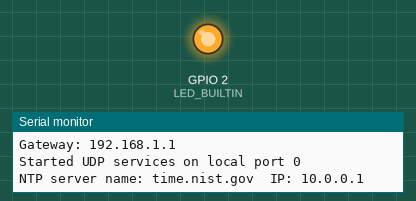
Bench run of a sketch on a simulated ESP8266 (NodeMCU). Parts: output pins drawn as LEDs (lit = HIGH, except the on-board LED, lit = LOW), the last lines printed to the serial monitor. WiFi joins after 1.5 s; servers stay silent unless stated; not simulated (calls return 0 or success): WifiConnect.h.

Above: at 2.0 s.
At 7.7 s:
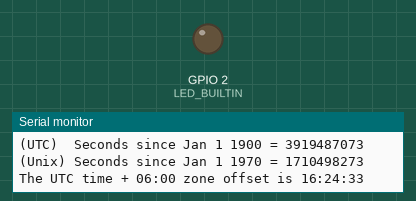
Timing chart, 0 to 16.5 s (numbered marks = the images above):
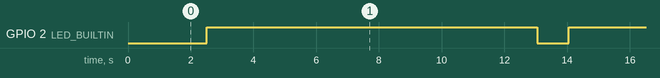

Measured:
- by itself, GPIO 2 (LED_BUILTIN): alternates HIGH for 10.5 s and LOW for 1.0 s

The sketch:

NetworkTimeProtocol.ino
```cpp
// -----------------------------------------------------------------------------
// -----------------------------------------------< NetworkTimeProtocol.ino >---
// -----------------------------------------------------------------------------
//
// PROJECT: Arduino development for the ESP8266 custom temperature sensor board.
//
// PURPOSE: Retrieve the current time using Network Time Protocol (NTP).
//
// AUTHOR:  Scott Vance
//
// NOTES:   NTP communicates over the network using UDP.  Unlike TCP, UDP does
//          not use a persistent connection.  A client sends a request message
//          to a server, but does not suspend waiting for a response.  If there
//          is no response in some arbitrary (but fixed) interval, the client
//          simply sends another request.  For its part, the NTP server sends a
//          response to the client whenever it is ready.
//
//          With UDP there is no guarantee that either the request or the
//          response will reach their destination, and no way to know whether
//          or not they arrived.
//
// HISTORY:
// --------- ----------- - -----------------------------------------------------
// 20Feb2019 Scott Vance - Initial development.
//
// -----------------------------------------------------------------------------


#include <ESP8266WiFi.h>         // Basic wifi connection services.
#include <WiFiUdp.h>             // NTP messages are transmitted over UDP.
#include <WifiConnect.h>         // Wifi network ID and credentials.
#include <assert.h>              // Assert statements


bool        WiFiConnected = false;

// The port that an NTP server listens for request on is always 123.
const int   NTP_SERVER_PORT = 123;

// The first 48 bytes of an NTP message contains the time stamp.
const int   NTP_PACKET_SIZE = 48;

byte        UDPBuffer[ NTP_PACKET_SIZE ];

const char* NTPServerName = "time.nist.gov";

IPAddress   NTPServerIP;


// A UDP instance to let us send and receive packets over UDP
WiFiUDP UDPConnection;


// Function Prototypes
void SendNTPRequest ( IPAddress& NTPAddress );
void ShowHex ( int BufferSize, int LineLength = 8 );


// -----------------------------------------------------------------------------
// -----------------------------------------------------------------< setup >---
// -----------------------------------------------------------------------------
//
// PURPOSE:     Called only once when the sketch starts, to initialize global
//              variables, pin modes, start using libraries, etc.
//
// PARAMETERS:  None
//
// RETURNS:     void
//
// NOTES:
//
// HISTORY:
// --------- ----------- -------------------------------------------------------
// 20Feb2019 Scott Vance - Initial development.
//
// -----------------------------------------------------------------------------

void setup()
{
   int         Status;
   const char* ssid      = GetWifiSSID();
   const char* password  = GetWifiPW();
   uint16_t    Tries;

   // A local port to listen for UDP packets on.
   unsigned int   NTPPort = 5760;


   // Configure the onboard LED pin for output.
   pinMode ( LED_BUILTIN, OUTPUT );

   // Initialize serial output and wait for it to complete intialization.
   Serial.begin ( 115200 );
   Tries = 0;
   while ( !Serial && Tries < 25 )
   {
      Tries++;
      delay ( 100 );
   }

   // Connect to the WiFi network
   Serial.println();
   Serial.println ( "Connecting to " + ( String ) ssid );

   WiFi.mode ( WIFI_STA );
   WiFi.begin ( ssid, password );

   WiFiConnected = ( WiFi.status() == WL_CONNECTED ) ? true : false;
   for ( Tries = 0; Tries < 25 && WiFiConnected != true; Tries++ )
   {
      delay ( 500 );
      WiFiConnected = ( WiFi.status() == WL_CONNECTED ) ? true : false;
   }

   if ( WiFiConnected != true )
   {
      Serial.println ( "ERROR: Wifi failed to start" );
   }

   else
   {
      Serial.print   ( "WiFi connected to: " );
      Serial.println ( WiFi.localIP() );
      Serial.print   ( "Netmask: " );
      Serial.println ( WiFi.subnetMask() );
      Serial.print   ( "Gateway: " );
      Serial.println ( WiFi.gatewayIP() );
      Serial.println ();

      Status = UDPConnection.begin ( NTPPort );
      if ( Status == 0 )
      {
         Serial.printf ( "UDP services failed to start on local port %d.  Rebooting. \n", NTPPort );
         Serial.flush();
         ESP.reset();
      }

      Serial.printf ( "Started UDP services on local port %d \n",
                      UDPConnection.localPort()
                    );

      // Lookup the IP address of the NTP server by its host name.
      Status = WiFi.hostByName ( NTPServerName, NTPServerIP );
      if ( Status == 0 )
      {
         Serial.printf ( "IP lookup for \"%s\" failed.  Rebooting. \n", NTPServerName );
         Serial.flush();
         ESP.reset();
      }

      Serial.printf  ( "NTP server name: %s  IP: ", NTPServerName );
      Serial.println ( NTPServerIP );
      Serial.println ();
   }
}
// ----------------------------------------------------------------< /setup >---


// -----------------------------------------------------------------------------
// ------------------------------------------------------------------< loop >---
// -----------------------------------------------------------------------------
//
// PURPOSE:     Called repeatedly to respond to inputs, update variables, and
//              generate outputs as desired.
//
// PARAMETERS:  None
//
// RETURNS:     void
//
// NOTES:
//
// HISTORY:
// --------- ----------- -------------------------------------------------------
// 20Feb2019 Scott Vance - Initial development.
//
// -----------------------------------------------------------------------------

void loop()
{
   digitalWrite ( LED_BUILTIN, LOW );
   delay ( 1000 );
   digitalWrite ( LED_BUILTIN, HIGH );

   if ( WiFiConnected == true )
   {
      int RecievedPacketSize;

      // Send a time stamp request to the returned NTP server.
      SendNTPRequest ( NTPServerIP );

      // Give the server a chance to respond.
      delay ( 500 );


      RecievedPacketSize = UDPConnection.parsePacket();

      if ( !RecievedPacketSize )
      {
         Serial.println ( "No packet returned yet ..." );
      }

      else
      {
         char  Hours;
         char  Minutes;
         char  Seconds;

         // UTC Time Zone Differance
         char ZoneHourOffset = 6;
         char ZoneMinuteOffset = 0;


         // Read all of the data from it
         UDPConnection.read ( UDPBuffer, NTP_PACKET_SIZE );

         Serial.printf ( "Recieved NTP response of %d bytes: \n", RecievedPacketSize );
         ShowHex ( RecievedPacketSize );

         // The timestamp starts at byte 40 of the received packet and is four bytes,
         // or two words, long. First, esxtract the two words:
         unsigned int highWord = word ( UDPBuffer[40], UDPBuffer[41] );
         unsigned int lowWord  = word ( UDPBuffer[42], UDPBuffer[43] );

         // Combine the four bytes (two words) into a long integer
         // this is NTP time (seconds since Jan 1 1900):
         unsigned int NTPTime = highWord << 16 | lowWord;


         Serial.printf ( "(UTC)  Seconds since Jan 1 1900 = %u \n", NTPTime );


         // Epoch: An event or a time marked by an event that begins a new period.
         //
         // The Unix epoch starts at midnight (00:00:00) of Jan 1 1970, and a Unix time
         // stamp is the number of seconds since that epoch.
         //
         // The NTP epoch start at midnight (00:00:00) of Jan 1 1900, and a NTP time
         // stamp is the number of seconds since that epoch.
         //
         // The difference between the NTP and Unix epochs is defined by the Time Protocol
         // in RFC 868 as 2208988800 seconds, so to convert from an NTP time stamp to a
         // Unix time stamp, subtract the difference between the two from the NTP value.
         const unsigned int NTP2Unix = 2208988800UL;

         // Subtract seventy years to get Unix time.
         unsigned int UnixTime = NTPTime - NTP2Unix;

         // Print Unix time
         Serial.printf ( "(Unix) Seconds since Jan 1 1970 = %u \n", UnixTime );


         // print the hour, minute and second:
         Seconds = ( UnixTime % 60 );

         Minutes = ( ( UnixTime % 3600 ) / 60 );
         Minutes = Minutes + ZoneMinuteOffset; //Add UTC Time Zone

         Hours = ( UnixTime  % 86400L ) / 3600;


         if ( Minutes > 59 )
         {
            Hours = Hours + ZoneHourOffset + 1; //Add UTC Time Zone
            Minutes = Minutes - 60;
         }

         else
         {
            Hours = Hours + ZoneHourOffset;
         }

         Serial.printf ( "The UTC time + %02d:%02d zone offset is %02d:%02d:%02d \n",
                         ZoneHourOffset,
                         ZoneMinuteOffset,
                         Hours,
                         Minutes,
                         Seconds
                       );
      }

      // Wait ten seconds before getting the next NTP time stamp.
      delay ( 10000 );
   }
}

// -----------------------------------------------------------------< /loop >---


// -----------------------------------------------------------------------------
// --------------------------------------------------------< SendNTPRequest >---
// -----------------------------------------------------------------------------
//
// PURPOSE:     Send a UDP request message to an NTP server requesting the time.
//
// PARAMETERS:  NTPAddress - The IP address of the server to send to.
//
// RETURNS:     void
//
// NOTES:
//
// HISTORY:
// --------- ----------- -------------------------------------------------------
// 20Feb2019 Scott Vance - Initial development.
//
// -----------------------------------------------------------------------------

void SendNTPRequest ( IPAddress& NTPAddress )
{

   // set all bytes in the buffer to 0
   memset ( UDPBuffer, 0, NTP_PACKET_SIZE );

   // Initialize values needed to form NTP request

   UDPBuffer[  0 ] = 0b11100011;    // LI, Version, Mode
   UDPBuffer[  1 ] = 0;             // Type of clock
   UDPBuffer[  2 ] = 6;             // Polling Interval
   UDPBuffer[  3 ] = 0xEC;          // Peer Clock Precision

   // 8 bytes of zero for Root Delay & Root Dispersion

   UDPBuffer[ 12 ]  = 49;
   UDPBuffer[ 13 ]  = 0x4E;
   UDPBuffer[ 14 ]  = 49;
   UDPBuffer[ 15 ]  = 52;

   Serial.printf ( "Sending NTP request of %d bytes: \n", NTP_PACKET_SIZE );
   ShowHex ( NTP_PACKET_SIZE );

   UDPConnection.beginPacket ( NTPAddress, NTP_SERVER_PORT );
   UDPConnection.write ( UDPBuffer, NTP_PACKET_SIZE );
   UDPConnection.endPacket();
}

// -------------------------------------------------------< /SendNTPRequest >---


// -----------------------------------------------------------------------------
// ---------------------------------------------------------------< ShowHex >---
// -----------------------------------------------------------------------------
//
// PURPOSE:    Print the bytes from a buffer to the serial port in HEX format.
//
// PARAMETERS: BufferSize - The size (number of bytes) of the buffer to print.
//
//             LineLength - (optional) The number of bytes to show on each line.
//
// RETURNS:    void
//
// NOTES:      -  The output is broken in lines with a specified number of bytes
//                shown on each line.  The default number of bytes per line is
//                eight if no other line length is specified.
//
// HISTORY:
// --------- ----------- -------------------------------------------------------
// 20Feb2019 Scott Vance - Initial development.
//
// -----------------------------------------------------------------------------

void ShowHex ( int BufferSize, int LineLength )
{
   for ( int i = 0; i < (BufferSize / LineLength ); i++ )
   {
      Serial.printf ( "   " );
      for ( int j = 0; j < LineLength; j++ )
      {
         Serial.printf ( "%02X ", UDPBuffer[ (i * LineLength) + j ] );
      }
      Serial.println();
   }
}

// --------------------------------------------------------------< /ShowHex >---
```
